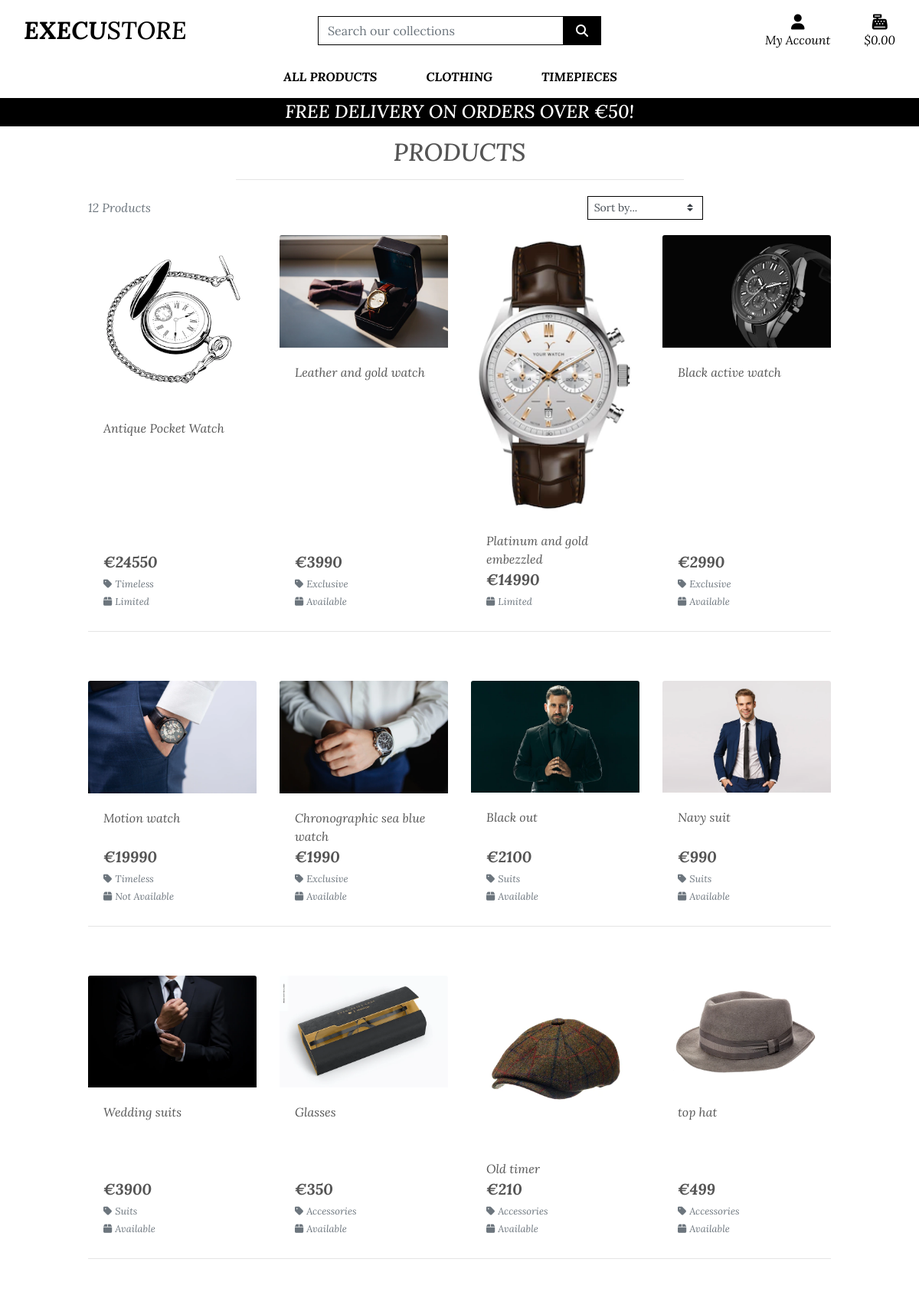
Screenshot of /products/ with the database file from the repository.
### products/models.py (models this page shows, shortened)
class Product(models.Model):
    category = models.ForeignKey('Category', null=True, blank=True,
                                 on_delete=models.SET_NULL)
    name = models.CharField(max_length=255)
    description = models.TextField()
    price = models.CharField(max_length=255)
    availability = models.CharField(max_length=255)
    image_url = models.URLField(max_length=1024, null=True, blank=True)
    image = models.ImageField(null=True, blank=True)

class Category(models.Model):
    name = models.CharField(max_length=254)
    friendly_name = models.CharField(max_length=254, null=True, blank=True)

### products/views.py (the view, shortened to what this page needs)
# urls.py: path('', views.all_products, name='products'),
def all_products(request):
    product = Product.objects.all()
    query = None
    categories = None
    sort = None
    direction = None
    current_sorting = f'{sort}_{direction}'
    context = {
        'products': product,
        'current_categories': categories,
        'search_term': query,
        'current_sorting': current_sorting,
    }
    product_page = 'products/products.html'
    return render(request, product_page, context)

### bag/contexts.py (called while the page is built, shortened)
def bag_contents(request):
    bag_items = []
    total = 0
    product_count = 0
    bag = request.session.get('bag', {})
    if total < settings.FREE_DELIVERY_THRESHOLD:
        delivery = total * Decimal(settings.STANDARD_DELIVERY_PERCENTAGE / 100)
        free_delivery_delta = settings.FREE_DELIVERY_THRESHOLD - total
    else:
        delivery = 0
        free_delivery_delta = 0
    grand_total = delivery + total
    context = {
        'bag_items': bag_items,
        'total': total,
        'product_count': product_count,
        'delivery': delivery,
        'free_delivery_delta': free_delivery_delta,
        'free_delivery_threshold': settings.FREE_DELIVERY_THRESHOLD,
        'grand_total': grand_total,
    }
    return context

### products/templates/products/products.html (shortened to what this page needs)
{% extends "base.html" %}
{% load static %}
{% block page_header %}
    <div class="container header-container">
    </div>
{% endblock %}
{% block content %}
    <div class="overlay"></div>
    <div class="container-fluid">
        <div class="row">
            <div class="col text-center mt-3">
                <h2 class="logo-font">Products</h2>
                <hr class="w-50 mb-1">
            </div>
        </div>
        <div class="row">
            <div class="product-container col-10 offset-1">
                <div class="row mt-1 mb-2">
                    <div class="col-12 col-md-4 my-auto order-md-last d-flex justify-content-right justify-content-md-end">
                        <div class="sort-select-wrapper w-50">
                            <select id="sort-selector" class="custom-select custom-select-sm rounded-0 border border-{% if current_sorting != 'None_None' %}info{% else %}black{% endif %}">
                                <option value="reset" {% if current_sorting == 'None_None' %}selected{% endif %}>Sort by...</option>
                            </select>
                        </div>
                    </div>
                    <div class="col-12 col-md-6 order-md-first">
                        <p class="text-muted mt-3 text-center text-md-left">
                            {{ products|length }} Products{% if search_term %} found for <strong>"{{ search_term }}"</strong>{% endif %}
                        </p>
                    </div>
                </div>
                <div class="row">
                    {% for product in products %}
                        <div class="col-sm-6 col-md-6 col-lg-4 col-xl-3">
                            <div class="card h-100 border-0">
                                <a href="{% url 'product_detail' product.id %}">
                                    <img class="card-img-top img-fluid" src="{{ product.image.url }}" alt="{{ product.name }}">
                                </a>
                                <div class="card-body pb-0">
                                    <p class="mb-0">{{ product.name }}</p>
                                </div>
                                <div class="card-footer bg-white pt-0 border-0 text-left">
                                    <div class="row">
                                        <div class="col">
                                            <p class="lead mb-0 text-left font-weight-bold">€{{ product.price }}</p>
                                            {% if product.category %}
                                            <p class="small mt-1 mb-0">
                                                <a class="text-muted" href="{% url 'products' %}?category={{ product.category.name }}">
                                                    <i class="fas fa-light fa-tag mr-1"></i>{{ product.category.friendly_name }}
                                                </a>
                                            </p>
                                            {% endif %}
                                            {% if product.availability %}
                                                <small class="text-muted"><i class="fas fa-light fa-box mr-1"></i>{{ product.availability }}</small>
                                            {% else %}
                                                <small class="text-muted">Contact For Availability</small>
                                            {% endif %}
                                        </div>
                                    </div>
                                </div>
                            </div>
                        </div>
                        {% if forloop.counter|divisibleby:4 %}
                            <div class="col-12 d-none d-xl-block mb-5">
                                <hr>
                            </div>
                        {% endif %}
                {% endfor %}
            </div>
        </div>
    </div>
{% endblock %}

### templates/base.html (shortened to what this page needs)
{% load static %}
<!doctype html>
<html lang="en">
  <head>
    {% block corecss %}
        <link rel="stylesheet" href="https://stackpath.bootstrapcdn.com/bootstrap/4.4.1/css/bootstrap.min.css">
        <link rel="stylesheet" href="{% static 'css/base.css' %}">
    {% endblock %}
  </head>
  <body>
    <header class="container-fluid fixed-top">
        <div id="topnav" class="row bg-white pt-lg-2 d-none d-lg-flex">
            <div class="col-12 col-lg-4 my-auto py-1 py-lg-0 text-center text-lg-left">
                <a href="{% url 'home' %}" class="nav-link main-logo-link">
                    <h2 class="logo-font text-black my-0"><strong>Execu</strong>Store</h2>
                </a>
            </div>
            <div class="col-12 col-lg-4 my-auto py-1 py-lg-0">
                <form method="GET" action="{% url 'products' %}">
                    <div class="input-group w-100">
                        <input class="form-control border border-black rounded-0" type="text" name="q" placeholder="Search our collections">
                        <div class="input-group-append">
                            <button class="form-control btn btn-black border border-black rounded-0" type="submit">
                                <span class="icon">
                                    <i class="fas fa-search"></i>
                                </span>
                            </button>
                        </div>
                    </div>
                </form>
            </div>
            <div class="col-12 col-lg-4 my-auto py-1 py-lg-0">
                <ul class="list-inline list-unstyled text-center text-lg-right my-0">
                    <li class="list-inline-item dropdown">
                        <a class="text-black nav-link" href="#" id="user-options" data-toggle="dropdown" aria-haspopup="true" aria-expanded="false">
                            <div class="text-center">
                                <div><i class="fas fa-user fa-lg"></i></div>
                                <p class="my-0">My Account</p>
                            </div>
                        </a>
                    </li>
                    <li class="list-inline-item">
                        <a class="{% if grand_total %}text-info font-weight-bold{% else %}text-black{% endif %} nav-link" href="{% url 'view_bag' %}">
                            <div class="text-center">
                                <div><i class="fas fa-cash-register fa-lg"></i></div>
                                <p class="my-0">
                                    {% if grand_total %}
                                        ${{ grand_total|floatformat:2 }}
                                    {% else %}
                                        $0.00
                                    {% endif %}
                                </p>
                            </div>
                        </a>
                    </li>
                </ul>
            </div>
        </div>
        <div class="row bg-white">
            <nav class="navbar navbar-expand-lg navbar-light w-100">
                {% include 'includes/main-nav.html' %}
            </nav>
        </div>
        <div id="delivery-banner" class="row text-center">
            <div class="col bg-black text-white">
                <h4 class="logo-font my-1">Free delivery on orders over €{{ free_delivery_threshold }}!</h4>
            </div>
        </div>
    </header>
    {% block page_header %}
    {% endblock %}
    {% block content %}
    {% endblock %}
  </body>
</html>

### templates/includes/main-nav.html (shortened to what this page needs)
<div class="collapse navbar-collapse" id="main-nav">
    <ul class="navbar-nav w-auto mx-auto">
        <li class="nav-item dropdown">
            <a class="logo-font font-weight-bold nav-link text-black mr-5" href="#" id="all-products-link" data-toggle="dropdown" aria-haspopup="true" aria-expanded="false">
                All Products
            </a>
        </li>
        <li class="nav-item dropdown">
            <a class="logo-font font-weight-bold nav-link text-black mr-5" href="#" id="clothing-link" data-toggle="dropdown" aria-haspopup="true" aria-expanded="false">
                Clothing
            </a>
        </li>
        <li class="nav-item dropdown">
            <a class="logo-font font-weight-bold nav-link text-black mr-5" href="#" id="timepieces-link" data-toggle="dropdown" aria-haspopup="true" aria-expanded="false">
                Timepieces
            </a>
        </li>
    </ul>
</div>

### static/css/base.css (style rules this page uses)
html { height: 100%; }
body { background: url('/media/homepage-image.jpg') no-repeat center center fixed; background-size: cover; height: calc(100vh - 164px); color: #555; font-family: 'Lora'; font-style: italic; }
.icon { align-items: center; display: inline-flex; justify-content: center; height: 1.5rem; width: 1.5rem; }
.logo-font { text-transform: uppercase; }
.main-logo-link { width: fit-content; }
.btn-black { background: black; color: white; }
.text-black { color: #000 !important; }
.border-black { border: 1px solid black !important; }
.bg-black { background-color: #000 !important; }
.overlay { height: 100%; width: 100%; top: 0; left: 0; position: fixed; background: white; z-index: -1; }
@media (min-width: 1200px) { .container { max-width: 80%; } }
@media (min-width: 992px) { .header-container { padding-top: 164px; } }

### rows the page displays
Product: image (picture), name "Antique Pocket Watch", price "24550", category.friendly_name "Timeless", availability "Limited"
Product: image (picture), name "Leather and gold watch", price "3990", category.friendly_name "Exclusive", availability "Available"
Product: image (picture), name "Platinum and gold embezzled", price "14990", availability "Limited"
Product: image (picture), name "Black active watch", price "2990", category.friendly_name "Exclusive", availability "Available"
Product: image (picture), name "Motion watch", price "19990", category.friendly_name "Timeless", availability "Not Available"
Product: image (picture), name "Chronographic sea blue watch", price "1990", category.friendly_name "Exclusive", availability "Available"
Product: image (picture), name "Black out", price "2100", category.friendly_name "Suits", availability "Available"
Product: image (picture), name "Navy suit", price "990", category.friendly_name "Suits", availability "Available"
Product: image (picture), name "Wedding suits", price "3900", category.friendly_name "Suits", availability "Available"
Product: image (picture), name "Glasses", price "350", category.friendly_name "Accessories", availability "Available"
Product: image (picture), name "Old timer", price "210", category.friendly_name "Accessories", availability "Available"
Product: image (picture), name "top hat", price "499", category.friendly_name "Accessories", availability "Available"

### other values shown
{{ free_delivery_threshold }} "50"
{{ products|length }} "12"
